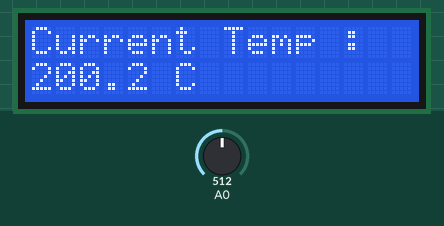
The sketch below on a simulated Arduino Uno, built with avr-gcc and run on an emulated ATmega328P. Shown: 16×2 character LCD. The inputs (shaded band) are chosen by the test bench; at power-on: A0 = 512.

Above: at 1.2 s.
1.3 s: A0 set to 716
At 1.9 s:
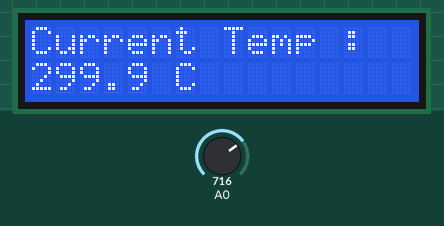
2.8 s: A0 set to 900
At 4.0 s:
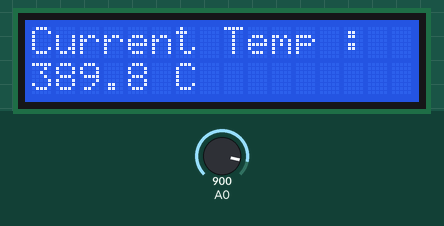
4.3 s: A0 set to 1023
At 4.9 s:
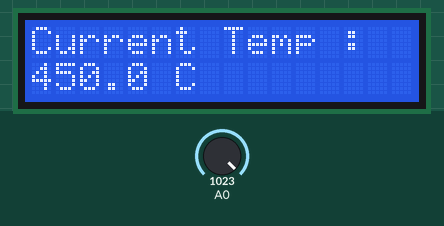
Timing chart, 0 to 7.3 s (numbered marks = the images above; inputs shaded):
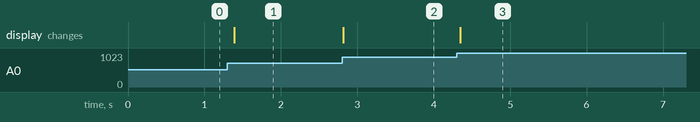

The sketch:

test_5_lcd_printtmp1.ino
```cpp
//14051012 도진우
#include <LiquidCrystal.h>

LiquidCrystal lcd(2,4,8,9,10,11);

void setup()
{
  //16 col 2 line 생성
  lcd.begin(16,2);
  lcd.print("Current Temp :");
  pinMode(A0,INPUT);
}

void loop()
{
  //2번째 line 1번째 col 로 커서 변경
  lcd.setCursor(0,1);

  //센서값 아날로그 입력(0~1023)
  int sensor_val = analogRead(A0);

  //0~1023 값을 전압(0~5)으로 변경
  double voltage_val = double(sensor_val) * 5.0 / 1023.0;

  //전압(0~5)을 온도로 변경(-50~450)
  double tmp_val = voltage_val * 100.0 - 50.0;

  lcd.print(tmp_val);
  lcd.setCursor(5,1);
  lcd.print(" C");
  delay(100);
}
```

Measured:
- after the input at 1.3 s, the display: changes after 0.09 s (image 1)
- after the input at 2.8 s, the display: changes at once (image 2)
- after the input at 4.3 s, the display: changes at once (image 3)
